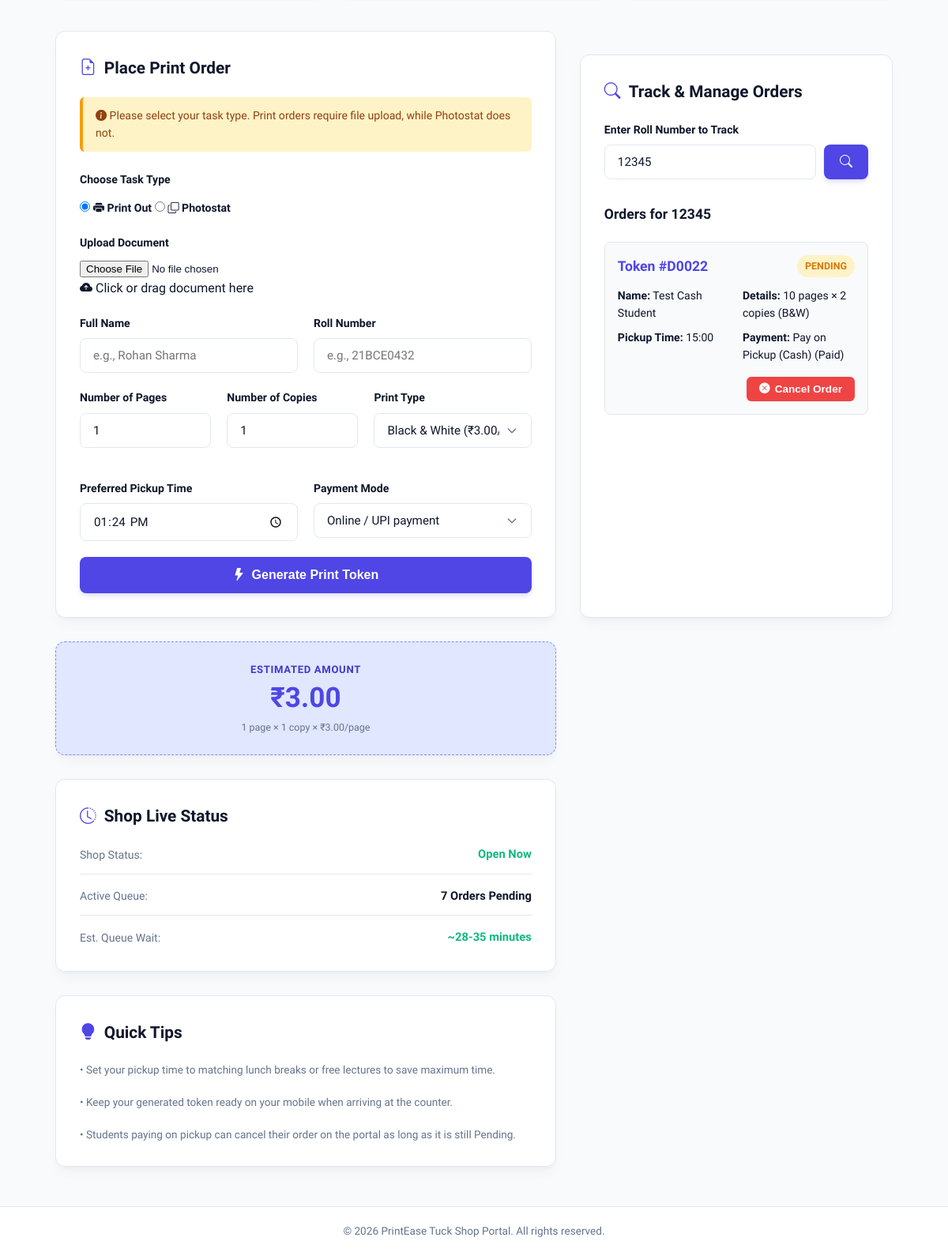
The app's page /?roll_no=12345 (lower part), older data.
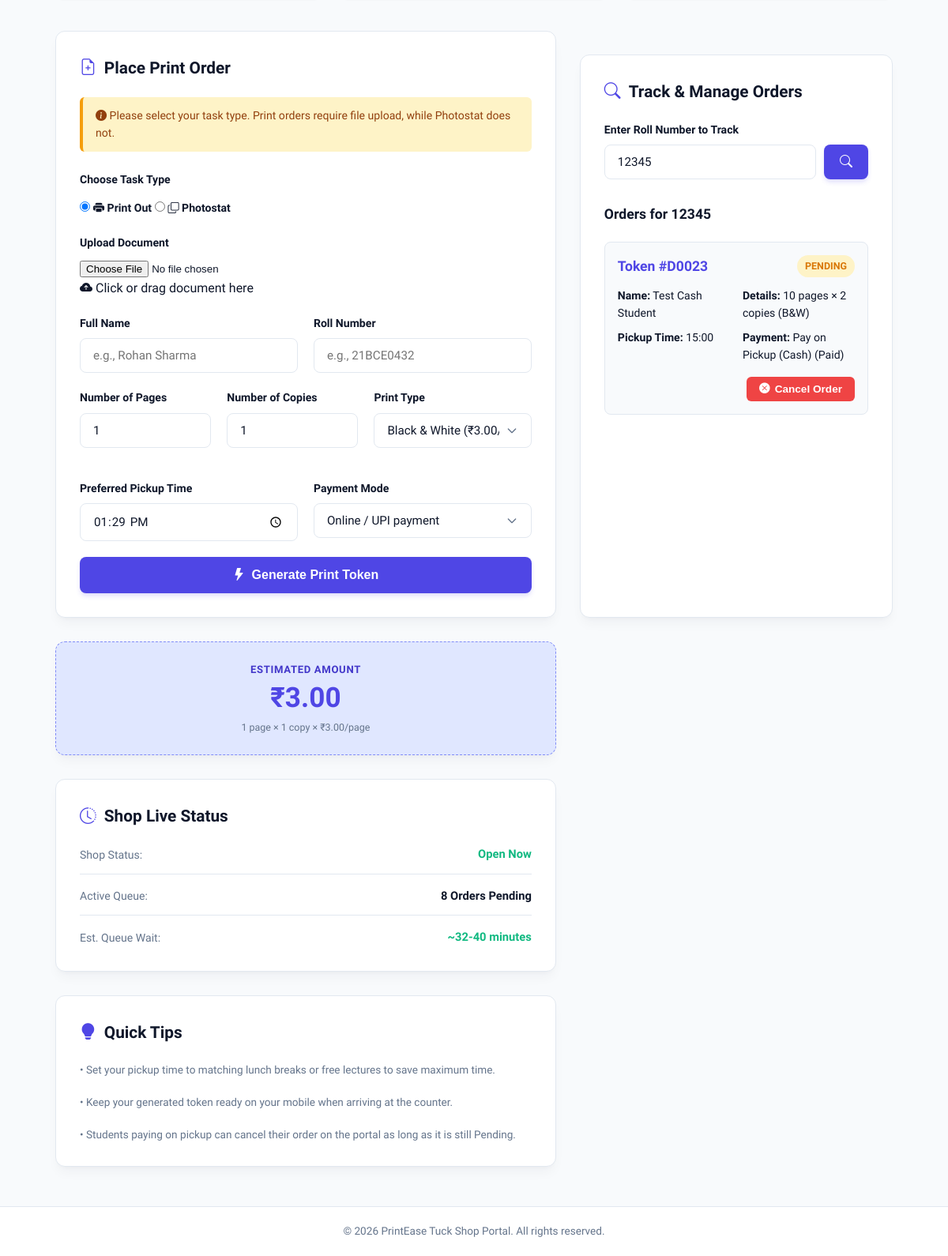
The same page, newer data.
### tables this page shows
CREATE TABLE orders(
            id INTEGER PRIMARY KEY AUTOINCREMENT,
            token INTEGER,
            name TEXT,
            roll_no TEXT,
            pages INTEGER,
            copies INTEGER DEFAULT 1,
            print_type TEXT,
            pickup_time TEXT,
            payment TEXT,
            status TEXT
        , task_type TEXT DEFAULT 'Print Out', file_path TEXT);

### app.py (the view)
@app.route('/')
def index():
    conn = get_db_connection()
    cursor = conn.cursor()
    cursor.execute("SELECT COUNT(*) FROM orders WHERE status IN ('Pending', 'Processing')")
    active_count = cursor.fetchone()[0]
    cursor.execute("SELECT key, value FROM settings")
    settings = {row['key']: row['value'] for row in cursor.fetchall()}
    roll_no = request.args.get('roll_no')
    orders = []
    if roll_no:
        cursor.execute("SELECT * FROM orders WHERE roll_no = ? ORDER BY id DESC", (roll_no,))
        orders = cursor.fetchall()
    conn.close()
    return render_template("index.html", active_count=active_count, orders=orders, searched_roll_no=roll_no, shop_status=settings.get('shop_status', 'open'), shop_announcement=settings.get('shop_announcement', ''), settings=settings)

### app.py (called while the page is built)
def get_db_connection():
    conn = sqlite3.connect(DATABASE_PATH)
    conn.row_factory = sqlite3.Row
    return conn

@app.before_request
def require_login():
    if request.path.startswith("/admin") and request.path != "/admin/login":
        if not session.get("logged_in"):
            return redirect(url_for("admin_login"))

### templates/index.html (shortened to what the changed rows need)
<!DOCTYPE html>
<html lang="en">
<head>
    <link rel="stylesheet" href="{{ url_for('static', filename='style.css') }}">
    <link rel="stylesheet" href="https://cdn.jsdelivr.net/npm/bootstrap-icons@1.11.1/font/bootstrap-icons.css">
</head>
<body>
    <main class="container">
        <div class="portal-grid">
            <section class="card">
                <h2 class="card-title">
                    <span class="card-title-icon"><i class="bi bi-file-earmark-plus"></i></span>
                    Place Print Order
                </h2>
                <form action="/submit" method="POST" enctype="multipart/form-data" class="order-form"
                    id="printOrderForm">
                    <div class="form-row-split">
                        <div class="form-group">
                            <label for="pickup_time">Preferred Pickup Time</label>
                            <input type="time" id="pickup_time" name="pickup_time" class="form-control" required>
                        </div>
                    </div>
                </form>
            </section>
            <section class="card" style="margin-top: 30px;">
                <h2 class="card-title">
                    <span class="card-title-icon"><i class="bi bi-search"></i></span>
                    Track & Manage Orders
                </h2>
                {% if searched_roll_no %}
                <div style="margin-top: 30px;">
                    {% if orders %}
                    <div style="display: flex; flex-direction: column; gap: 15px;">
                        {% for order in orders %}
                        <div class="order-status-card">
                            <div class="order-status-header">
                                <span class="order-status-token">Token #{{ order.token }}</span>
                                <span class="status-badge status-{{ order.status | lower }}">{{ order.status
                                    }}</span>
                            </div>
                            <div class="order-status-details">
                                <div><strong>Name:</strong> {{ order.name }}</div>
                                <div><strong>Details:</strong> {{ order.pages }} pages × {{ order.copies or 1 }}
                                    copies ({{ order.print_type }})</div>
                                <div><strong>Pickup Time:</strong> {{ order.pickup_time }}</div>
                                <div><strong>Payment:</strong> {{ order.payment }}</div>
                            </div>
                            {% if order.payment.startswith('Pay on Pickup') and order.status == 'Pending' %}
                            <div class="order-status-actions">
                                <form action="/cancel/{{ order.id }}" method="POST"
                                    onsubmit="return confirm('Are you sure you want to cancel this order?');">
                                    <button type="submit" class="btn-danger">
                                        <i class="bi bi-x-circle-fill"></i> Cancel Order
                                    </button>
                                </form>
                            </div>
                            {% endif %}
                        </div>
                        {% endfor %}
                    </div>
                    {% else %}
                    <div style="font-size: 0.95rem; margin-top: 10px; color: var(--text-muted);">No orders found for
                        this roll number.</div>
                    {% endif %}
                </div>
                {% endif %}
            </section>
            <aside class="sidebar-wrapper">
                <div class="card">
                    <div class="queue-status-box">
                        <div class="status-row">
                            <span class="status-label">Active Queue:</span>
                            <span class="status-value" id="activeQueueCount">{{ active_count }} Order{% if active_count
                                != 1 %}s{% endif %} Pending</span>
                        </div>
                        <div class="status-row">
                            <span class="status-label">Est. Queue Wait:</span>
                            <span class="status-value text-success" style="font-weight: 700;">
                                {% if active_count == 0 %}
                                ~4-5 minutes
                                {% else %}
                                ~{{ active_count * 4 }}-{{ active_count * 5 }} minutes
                                {% endif %}
                            </span>
                        </div>
                    </div>
                </div>
            </aside>
        </div>
    </main>
</body>
</html>

Row changes from the older to the newer data that the page shows:
changed orders "Test Cash Student": token "D0022" → "D0023"
Text that changed along with them:
form field pickup_time: "13:24" → "13:29"
{{ active_count }}: "7" → "8"
{{ active_count * 4 }}: "28" → "32"
{{ active_count * 5 }}: "35" → "40"
